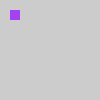
Frame 1 (no input)
Frame 60 (the mouse pressed at the canvas centre just before this capture): identical to frame 1, image omitted
Frame 120 (the mouse held since frame 60 and released just before this capture): identical to frame 1, image omitted

The Processing sketch that drew this single still picture (run headless with seeded random() and noise(); from frame 60 on, the mouse is pressed at the canvas centre):

// Processing sketch: Repetitions_opgave_oop_begreber
// ── Repetitions_opgave_oop_begreber.pde
ArrayList<Figur> allFigurs = new ArrayList<Figur>();

// 3, 4 - Vi laver en variable med typen Rect som kan holde Rect objekter
Rect firkant;

// 13 - Scope er det kode som er inden imellem {...}
void setup() {
  // 1 - Her giver vi firkant et objekt ud fra Rect sub-klassen til Figur klassen
  firkant = new Rect(10, 10, 10);
  
  allFigurs.add(firkant);
}

void draw() {
  for (Figur f : allFigurs) {
    f.display();
    f.update();
  }
}

// ── Figur_class.pde
class Figur {
  float x;
  float y;
  float size;
  color c;
  
  // 8 - Her har vi Figur klassens konstruktører, som er en metode som bliver kaldt når man laver et nyt (new) objekt ud fra klassen.
  Figur(float x_, float y_, float size_) {
    x = x_;
    y = y_;
    size = size_;
    c = setColor();
  }
  
  // 9 - Her har vi en metode som er en funktion inden i en klasse. 
  void display() {
    noStroke();
    fill(c);
    
    displayFigur();
  }
  
  void update() {
    
  }
  
  color setColor() {
    return color(random(255), random(255), random(255));
  }
  
  // 12 - Vi skriver denne metode også her for at sub-klasserne kan override den
  void displayFigur() {
    
  }
}

class Rect extends Figur {
  Rect(float x, float y, float size) {
    // Super kalder parent-klassens konstruktør
    super(x, y, size);
  }
  
  // 12 - Dette er den metode vi kan override med efter at parent-klassen også har denne metode
  void displayFigur() {
    rect(x, y, size, size);
  }
}
